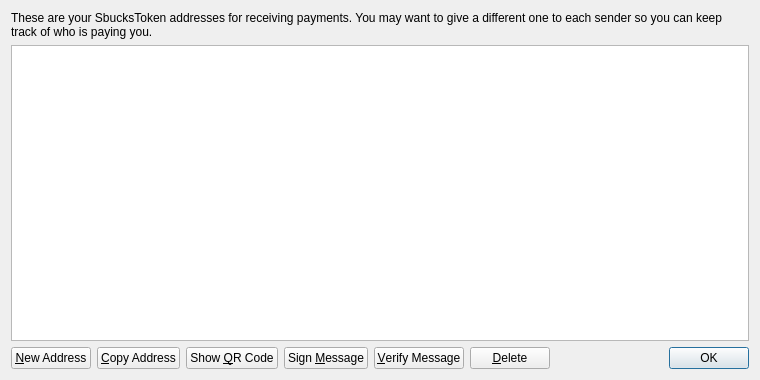
<?xml version="1.0" encoding="UTF-8"?>
<ui version="4.0">
 <class>AddressBookPage</class>
 <widget class="QWidget" name="AddressBookPage">
  <property name="geometry">
   <rect>
    <x>0</x>
    <y>0</y>
    <width>760</width>
    <height>380</height>
   </rect>
  </property>
  <property name="windowTitle">
   <string>Address Book</string>
  </property>
  <layout class="QVBoxLayout" name="verticalLayout">
   <item>
    <widget class="QLabel" name="labelExplanation">
     <property name="text">
      <string>These are your SbucksToken addresses for receiving payments. You may want to give a different one to each sender so you can keep track of who is paying you.</string>
     </property>
     <property name="textFormat">
      <enum>Qt::PlainText</enum>
     </property>
     <property name="wordWrap">
      <bool>true</bool>
     </property>
    </widget>
   </item>
   <item>
    <widget class="QTableView" name="tableView">
     <property name="contextMenuPolicy">
      <enum>Qt::CustomContextMenu</enum>
     </property>
     <property name="toolTip">
      <string>Double-click to edit address or label</string>
     </property>
     <property name="tabKeyNavigation">
      <bool>false</bool>
     </property>
     <property name="selectionMode">
      <enum>QAbstractItemView::SingleSelection</enum>
     </property>
     <property name="selectionBehavior">
      <enum>QAbstractItemView::SelectRows</enum>
     </property>
     <property name="sortingEnabled">
      <bool>true</bool>
     </property>
     <attribute name="verticalHeaderVisible">
      <bool>false</bool>
     </attribute>
    </widget>
   </item>
   <item>
    <layout class="QHBoxLayout" name="horizontalLayout">
     <item>
      <widget class="QPushButton" name="newAddressButton">
       <property name="toolTip">
        <string>Create a new address</string>
       </property>
       <property name="text">
        <string>&amp;New Address</string>
       </property>
      </widget>
     </item>
     <item>
      <widget class="QPushButton" name="copyToClipboard">
       <property name="toolTip">
        <string>Copy the currently selected address to the system clipboard</string>
       </property>
       <property name="text">
        <string>&amp;Copy Address</string>
       </property>
      </widget>
     </item>
     <item>
      <widget class="QPushButton" name="showQRCode">
       <property name="text">
        <string>Show &amp;QR Code</string>
       </property>
      </widget>
     </item>
     <item>
      <widget class="QPushButton" name="signMessage">
       <property name="toolTip">
        <string>Sign a message to prove you own a SbucksToken address</string>
       </property>
       <property name="text">
        <string>Sign &amp;Message</string>
       </property>
      </widget>
     </item>
     <item>
      <widget class="QPushButton" name="verifyMessage">
       <property name="toolTip">
        <string>Verify a message to ensure it was signed with a specified SbucksToken address</string>
       </property>
       <property name="text">
        <string>&amp;Verify Message</string>
       </property>
      </widget>
     </item>
     <item>
      <widget class="QPushButton" name="deleteButton">
       <property name="toolTip">
        <string>Delete the currently selected address from the list</string>
       </property>
       <property name="text">
        <string>&amp;Delete</string>
       </property>
      </widget>
     </item>
     <item>
      <spacer name="horizontalSpacer">
       <property name="orientation">
        <enum>Qt::Horizontal</enum>
       </property>
       <property name="sizeHint" stdset="0">
        <size>
         <width>40</width>
         <height>20</height>
        </size>
       </property>
      </spacer>
     </item>
     <item>
      <widget class="QDialogButtonBox" name="buttonBox">
       <property name="sizePolicy">
        <sizepolicy hsizetype="Maximum" vsizetype="Fixed">
         <horstretch>0</horstretch>
         <verstretch>0</verstretch>
        </sizepolicy>
       </property>
       <property name="standardButtons">
        <set>QDialogButtonBox::Ok</set>
       </property>
      </widget>
     </item>
    </layout>
   </item>
  </layout>
 </widget>
 <resources>
  <include location="../bitcoin.qrc"/>
 </resources>
 <connections/>
</ui>
